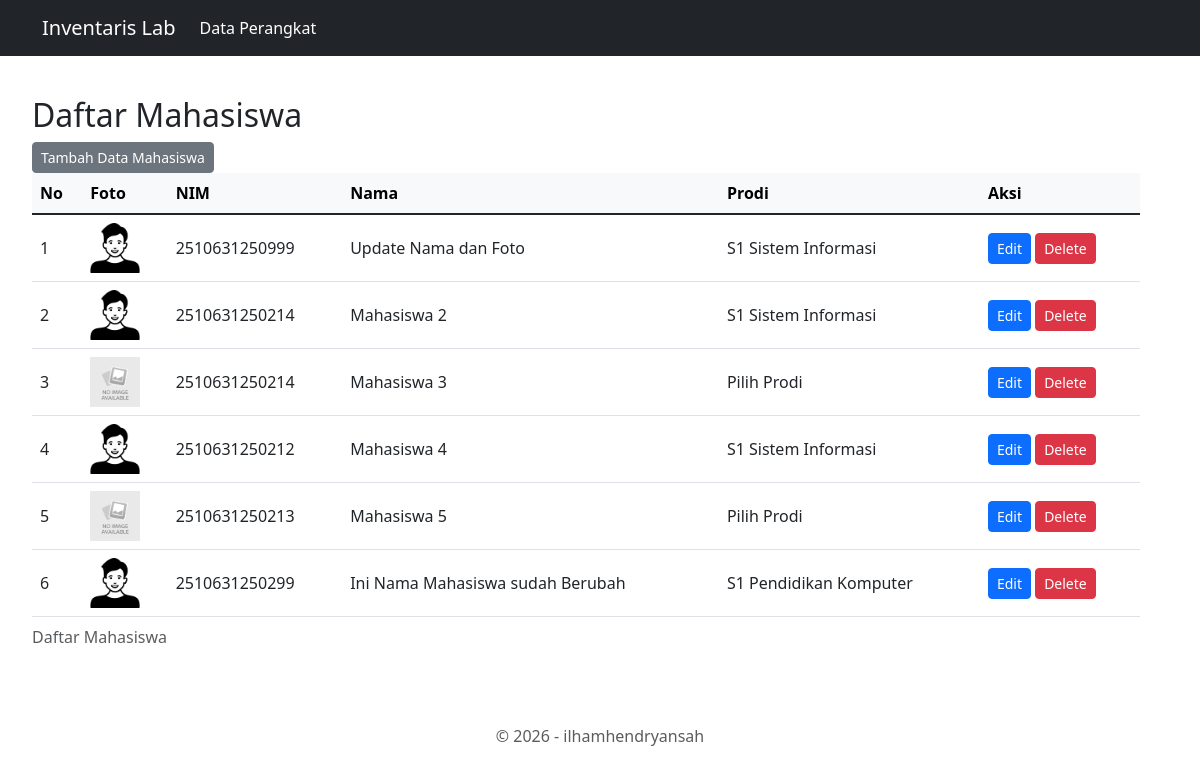
The app's page /modules/mahasiswa/index.php (signed in) with its own data.
### tables this page shows
CREATE TABLE `mahasiswa` (
  `id` int NOT NULL,
  `nama` varchar(100) DEFAULT NULL,
  `nim` varchar(20) DEFAULT NULL,
  `prodi` varchar(50) DEFAULT NULL,
  `foto` varchar(255) NOT NULL
);

### modules/mahasiswa/index.php (the view, shortened to what this page needs)
<?php
    require '../../config/koneksi.php';
    $sql = "SELECT * FROM mahasiswa";
    $result = mysqli_query($conn, $sql);
?>
<?php include '../../includes/header.php'; ?>
<?php include '../../includes/navbar.php'; ?>
<main class="container p-3 pb-5 m-3 mb-5">
    <h2>Daftar Mahasiswa</h2>
    <a href="tambah.php" class="btn btn-sm btn-secondary">Tambah Data Mahasiswa</a>
    <table class="table table-hover align-middle">
        <caption>Daftar Mahasiswa</caption>
        <thead class="table-light">
            <tr>
                <th scope="col">No</th>
                <th scope="col">Foto</th>
                <th scope="col">NIM</th>
                <th scope="col">Nama</th>
                <th scope="col">Prodi</th>
                <th scope="col">Aksi</th>
            </tr>
        </thead>
        <tbody class="table-group-divider">
    <?php
        $no = 1;
        while($row = mysqli_fetch_assoc($result)) {
    ?>
        <tr>
                <td><?=$no++?></td>
                <td><img src="/assets/img/<?=$row['foto'] ? $row['foto'] : 'no_image.jpg' ?>" height="50px"></td>
                <td><?=$row['nim']?></td>
                <td><?=$row['nama']?></td>
                <td><?=$row['prodi']?></td>
                <td>
                    <a href="ubah.php?id=<?=$row['id']?>" class="btn btn-sm btn-primary">Edit</a>
                    <a href="hapus.php?id=<?=$row['id']?>"
                        onclick="return confirm('Yakin hapus?')" class="btn btn-sm btn-danger">Delete</a>
                </td>
            </tr>
    <?php } ?>
        </tbody>
    </table>
</main>
<?php include '../../includes/footer.php'; ?>

### includes/header.php (shortened to what this page needs)
<!DOCTYPE html>
<html lang="id">
<head>
    <link href="https://cdn.jsdelivr.net/npm/bootstrap@5.3.0/dist/css/bootstrap.min.css" rel="stylesheet">
</head>
<body>

### includes/navbar.php (shortened to what this page needs)
<nav class="navbar navbar-expand-lg navbar-dark bg-dark mb-4">
  <div class="container">
    <a class="navbar-brand" href="#">Inventaris Lab</a>
    <div class="collapse navbar-collapse" id="navbarNav">
      <ul class="navbar-nav">
        <li class="nav-item">
          <a class="nav-link active" href="../../modules/perangkat/index.php">Data Perangkat</a>
        </li>
      </ul>
    </div>
  </div>
</nav>

### includes/footer.php (shortened to what this page needs)
        <div class="position-fixed bottom-0 start-50 translate-middle">
            <footer class="py-1 my-1">
                <p class="text-center text-body-secondary">&copy; 2026 - ilhamhendryansah</p>
            </footer>
        </div>
</body>
</html>

### records on screen
mahasiswa: foto (picture), nim "2510631250999", nama "Update Nama dan Foto", prodi "S1 Sistem Informasi"
mahasiswa: foto (picture), nim "2510631250214", nama "Mahasiswa 2", prodi "S1 Sistem Informasi"
mahasiswa: nim "2510631250214", nama "Mahasiswa 3", prodi "Pilih Prodi"
mahasiswa: foto (picture), nim "2510631250212", nama "Mahasiswa 4", prodi "S1 Sistem Informasi"
mahasiswa: nim "2510631250213", nama "Mahasiswa 5", prodi "Pilih Prodi"
mahasiswa: foto (picture), nim "2510631250299", nama "Ini Nama Mahasiswa sudah Berubah", prodi "S1 Pendidikan Komputer"
